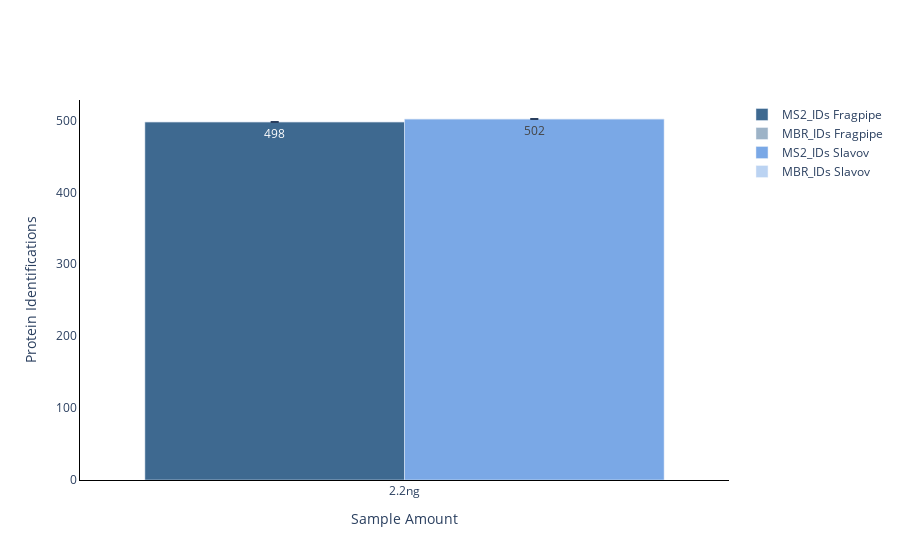

The notebook cell saved with this chart:
### Code cell
#ID plot(protein and peptides)
plot_options={
            "mean label": "True",
            "error bar": "ci95", #None, stdev, or ci95
            "X Title": "Conditions",
            "Y Title": "Protein Identifications",
            "color": ["#3E6990", "#7aa8e6","#AABD8C", "#E9E3B4", "#C6878F", "#fac8d3","#F39B6D",  "pink",
                  "orange", "brown", "pink", "gray", "olive", "cyan", "black","red",
                  "yellow","green","blue","indigo","violet"],
            "width": 700,
            "height": 450,
            "font": dict(size=32, family="Arial black"),
            "ID mode": "grouped_stacked",#grouped, total, MS2, grouped_stacked, stacked
            "Group By X": "Sample Amount", #ID_Mode does MS2 vs MBR
            "Group By Color": "Processing App",#ID_Mode does MS2 vs MBR
            "Group By Stack": "ID_Mode",#ID_Mode does MS2 vs MBR
        }
plot_options["plot_type"] = "1" # 1 is protein, 2 is peptide
figure ,_ ,_ =plotter.ID_plots(data_obj, plot_options, saved_settings)
figure.write_image("asdf.png", scale=10, width = 1000, height=1000)
figure.show()

### Figure 1 — Plotly figure (JSON) as saved in the notebook; plotly's stock layout.template omitted (floating-point values rounded to 4 significant figures)
{"data": [{"error_y": {"array": [null], "type": "data", "visible": true}, "marker": {"color": "#3E6990"}, "name": "MS2_IDs Fragpipe", "offsetgroup": "0", "text": ["498"], "type": "bar", "x": ["2.2ng"], "y": [498]}, {"base": [498], "error_y": {"array": [null], "type": "data", "visible": true}, "marker": {"color": "#3E6990"}, "name": "MBR_IDs Fragpipe", "offsetgroup": "0", "opacity": 0.5, "text": ["498"], "type": "bar", "x": ["2.2ng"], "y": [0]}, {"error_y": {"array": [null], "type": "data", "visible": true}, "marker": {"color": "#7aa8e6"}, "name": "MS2_IDs Slavov", "offsetgroup": "1", "text": ["502"], "type": "bar", "x": ["2.2ng"], "y": [502]}, {"base": [502], "error_y": {"array": [null], "type": "data", "visible": true}, "marker": {"color": "#7aa8e6"}, "name": "MBR_IDs Slavov", "offsetgroup": "1", "opacity": 0.5, "text": ["502"], "type": "bar", "x": ["2.2ng"], "y": [0]}], "layout": {"barmode": "group", "paper_bgcolor": "rgba(255, 255, 255, 255)", "plot_bgcolor": "rgba(255, 255, 255, 255)", "xaxis": {"categoryarray": ["2.2ng"], "categoryorder": "array", "linecolor": "black", "linewidth": 1, "showline": true, "title": {"text": "Sample Amount"}}, "yaxis": {"linecolor": "black", "linewidth": 1, "showline": true, "title": {"text": "Protein Identifications"}}}}
